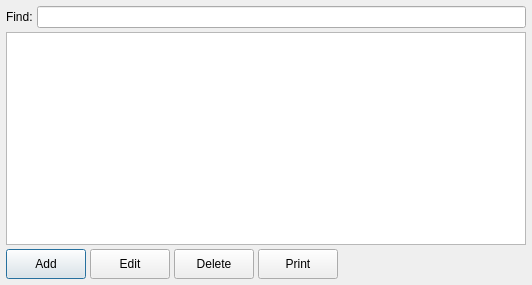
<?xml version="1.0" encoding="UTF-8"?>
<ui version="4.0">
 <class>ContractorTableDialog</class>
 <widget class="QDialog" name="ContractorTableDialog">
  <property name="geometry">
   <rect>
    <x>0</x>
    <y>0</y>
    <width>532</width>
    <height>285</height>
   </rect>
  </property>
  <property name="windowTitle">
   <string>Contractors</string>
  </property>
  <layout class="QVBoxLayout" name="verticalLayout">
   <property name="spacing">
    <number>4</number>
   </property>
   <property name="leftMargin">
    <number>6</number>
   </property>
   <property name="topMargin">
    <number>6</number>
   </property>
   <property name="rightMargin">
    <number>6</number>
   </property>
   <property name="bottomMargin">
    <number>6</number>
   </property>
   <item>
    <layout class="QFormLayout" name="formLayout">
     <item row="0" column="0">
      <widget class="QLabel" name="label">
       <property name="text">
        <string>Find:</string>
       </property>
      </widget>
     </item>
     <item row="0" column="1">
      <widget class="AdvLineEdit" name="edFind"/>
     </item>
    </layout>
   </item>
   <item>
    <widget class="AdvTableView" name="tableView">
     <property name="selectionBehavior">
      <enum>QAbstractItemView::SelectRows</enum>
     </property>
    </widget>
   </item>
   <item>
    <layout class="QHBoxLayout" name="horizontalLayout">
     <item>
      <widget class="QPushButton" name="btnAdd">
       <property name="minimumSize">
        <size>
         <width>0</width>
         <height>30</height>
        </size>
       </property>
       <property name="text">
        <string>Add</string>
       </property>
      </widget>
     </item>
     <item>
      <widget class="QPushButton" name="btnEdit">
       <property name="minimumSize">
        <size>
         <width>0</width>
         <height>30</height>
        </size>
       </property>
       <property name="text">
        <string>Edit</string>
       </property>
      </widget>
     </item>
     <item>
      <widget class="QPushButton" name="btnDelete">
       <property name="minimumSize">
        <size>
         <width>0</width>
         <height>30</height>
        </size>
       </property>
       <property name="text">
        <string>Delete</string>
       </property>
      </widget>
     </item>
     <item>
      <widget class="PrintButton" name="btnPrint">
       <property name="minimumSize">
        <size>
         <width>0</width>
         <height>30</height>
        </size>
       </property>
       <property name="text">
        <string>Print</string>
       </property>
      </widget>
     </item>
     <item>
      <spacer name="horizontalSpacer">
       <property name="orientation">
        <enum>Qt::Horizontal</enum>
       </property>
       <property name="sizeHint" stdset="0">
        <size>
         <width>17</width>
         <height>20</height>
        </size>
       </property>
      </spacer>
     </item>
    </layout>
   </item>
  </layout>
 </widget>
 <customwidgets>
  <customwidget>
   <class>AdvLineEdit</class>
   <extends>QLineEdit</extends>
   <header>widgets/advlineedit.h</header>
  </customwidget>
  <customwidget>
   <class>PrintButton</class>
   <extends>QPushButton</extends>
   <header location="global">widgets/printbutton.h</header>
  </customwidget>
  <customwidget>
   <class>AdvTableView</class>
   <extends>QTableView</extends>
   <header location="global">widgets/advtableview.h</header>
  </customwidget>
 </customwidgets>
 <resources/>
 <connections/>
</ui>
